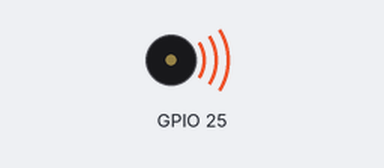
A sketch run on a simulated ESP32. On the bench: buzzer (waves = sounding).

Above: at 0.2 s.
At 8.5 s:
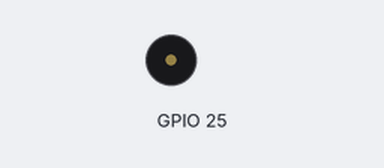
Timing chart, 0 to 12.4 s (numbered marks = the images above):
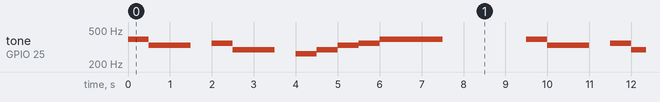

Measured:
- by itself, tone on GPIO 25: repeats every 9.5 s: 330 Hz 1.0 s, silent 0.50 s, 349 Hz 0.50 s, 294 Hz 1.0 s, silent 0.50 s, 262 Hz 0.50 s, 294 Hz 0.50 s, 330 Hz 0.50 s, 349 Hz 0.50 s, 392 Hz 1.5 s, silent 2.0 s, 392 Hz 0.50 s

The sketch:

Buzzer.ino
```cpp
/*
 * Generated using BlocklyDuino:
 *
 * https://github.com/MediaTek-Labs/BlocklyDuino-for-LinkIt
 *
 * Date: Mon, 10 Jul 2023 06:08:01 GMT
 */
/*  部份程式由吉哥積木產生  */
/*  https://sites.google.com/jes.mlc.edu.tw/ljj/linkit7697  */


void playBuzzer(int pin, String frequency, String delaytime) {
  int freq = 2000;
  int channel = 10;
  int resolution = 8;
  ledcSetup(channel, freq, resolution);
  ledcAttachPin(pin, channel);
  String f="",d="",split=",";
  int s1=0;
  frequency+=",";
  delaytime+=",";
  for (int i=0;i<frequency.length();i++) {
    if (frequency[i]==split[0]) {
  	   f=frequency.substring(s1,i);
  	   s1=i+1;
  	   for (int j=0;j<delaytime.length();j++) {
  	      if (delaytime[j]==split[0]) {
  		    d=delaytime.substring(0,j);
  		    ledcWriteTone(channel, f.toInt());
  		    delay(d.toInt());
  		    delaytime=delaytime.substring(j+1);
  		    break;
  	      }
  	    }
    }
  }
  ledcWriteTone(channel, 0);
}

void setup()
{

}


void loop()
{
  playBuzzer(25, "392", "500");
  playBuzzer(25, "330", "500");
  playBuzzer(25, "330", "500");
  delay(500);
  playBuzzer(25, "349", "500");
  playBuzzer(25, "294", "500");
  playBuzzer(25, "294", "500");
  delay(500);
  playBuzzer(25, "262", "500");
  playBuzzer(25, "294", "500");
  playBuzzer(25, "330", "500");
  playBuzzer(25, "349", "500");
  playBuzzer(25, "392", "500");
  playBuzzer(25, "392", "500");
  playBuzzer(25, "392", "500");
  delay(2000);
}
```
